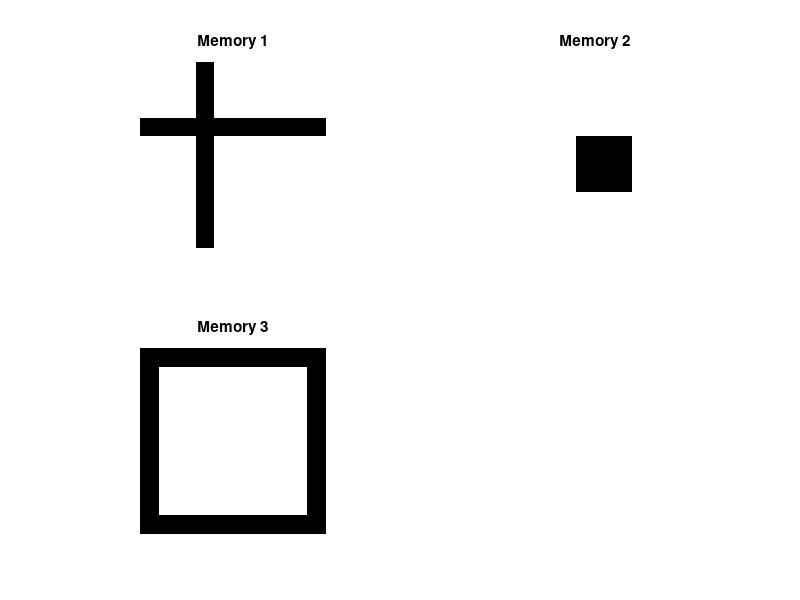

This figure's MATLAB source: (Note: this script raises an error after producing the figure.)
% ?????Creating and viewing memories and initial condition???????
clear all;
% Memory 1: a cross
m1mat = ones(10,10);
m1mat(:, 4) = 0;
m1mat(4, :) = 0;
% Memory 2: a square
m2mat = ones(10,10);
m2mat(5:7, 5:7) = 0;
% Memory 3: a hollow square
m3mat = ones(10,10);
m3mat(:, 1) = 0;
m3mat(:, 10) = 0;
m3mat(1, :) = 0;
m3mat(10, :) = 0;
% Turn matrices into vectors with values from ?1 to 1 instead of 0 to 1
m1 = m1mat(:)*2 - 1;
m2 = m2mat(:)*2 - 1;
m3 = m3mat(:)*2 - 1;
% Plot
subplot(2, 2, 1);
imshow(reshape(m1, 10, 10), [-1 , 1], 'InitialMagnification', 'fit');
title('Memory 1');
subplot(2, 2, 2);
imshow(reshape(m2, 10, 10), [-1 , 1], 'InitialMagnification', 'fit');
title('Memory 2');
subplot(2, 2, 3);
imshow(reshape(m3, 10, 10), [-1 , 1], 'InitialMagnification', 'fit');
title('Memory 3');

% Store memories in W

W = zeros(100, 100);
W = W + fire(m1) * fire(m1');
W = W + fire(m2) * fire(m2');
W = W + fire(m3) * fire(m3');

% Initial condition

f0mat = [m1mat(1:4,:); rand(6,10)];  % default
noise = rand(10, 10) > 0.1;
f0mat = m2mat .* (1 - noise) + rand(10, 10) .* noise; % with random noise

f0 = f0mat(:)*2 - 1;
subplot(2, 2, 4);
imshow(reshape(f0, 10, 10), [-1 , 1], 'InitialMagnification', 'fit');
title('Initial condition'); colorbar;
f0 = 0.9*f0; % do this for computational reasons (atanh(1) = infinity!)
u = unfire(f0)

pause on

% Simulate memory recovery step by step

for step = 1:100
    du = -u + W * fire(u);
    du = du / consts.TAU;
    if sum(abs(fire(u) - fire(u + du * consts.DELTA_T))) < consts.EPS
        break;
    end
    u = u + du * consts.DELTA_T;
    subplot(2, 2, 4);
    imshow(reshape(fire(u), 10, 10), [-1 , 1], 'InitialMagnification', 'fit');
    pause(0.1);
end

pause off